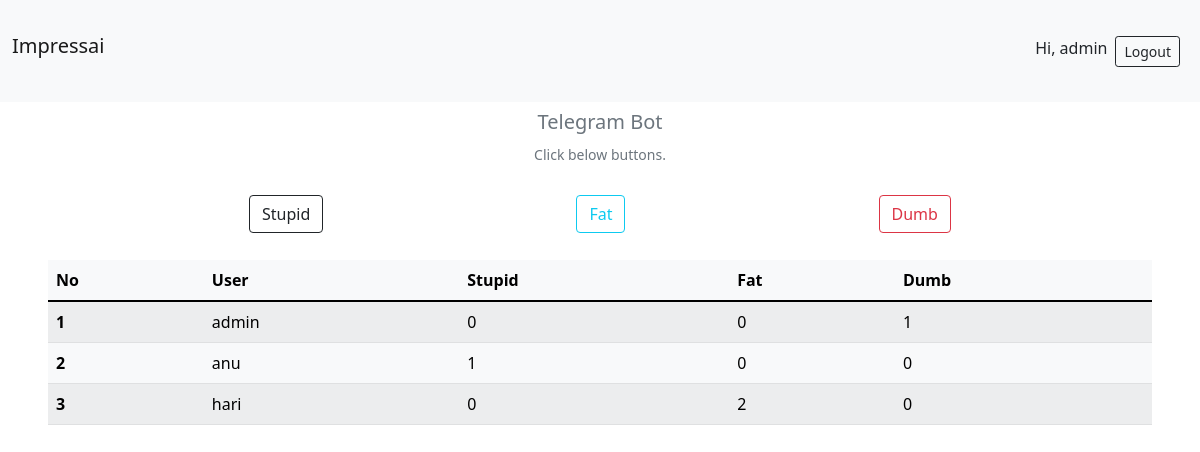
The page / (signed in) on the database as committed earlier.
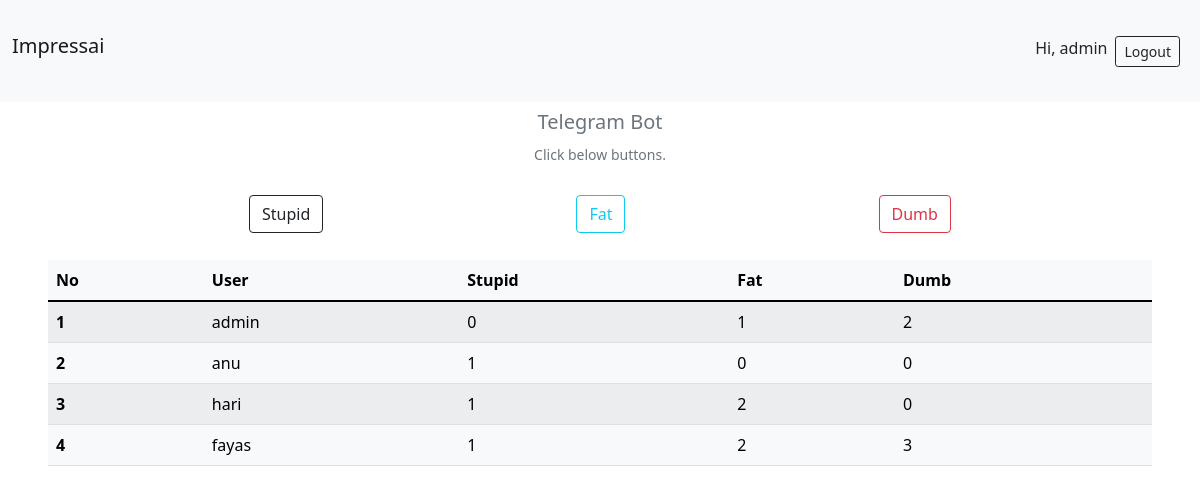
The same page on the database as committed later.
### app/models.py (models this page shows)
class JokeCount(models.Model):
    user = models.ForeignKey(User, on_delete=models.CASCADE)
    stupid = models.IntegerField(default=0)
    fat = models.IntegerField(default=0)
    dumb = models.IntegerField(default=0)

### app/views.py (the view)
# urls.py: path('', views.home, name='home'),
@login_required(login_url='login')
def home(request):
    joke_count = JokeCount.objects.all()
    return render(request,'home.html', {'joke_counts': joke_count})

### templates/home.html (shortened to what this page needs)
{% extends 'base.html' %}
{% block content %}
    <nav class="navbar navbar-expand-lg navbar-light bg-light">
        <div class="container-fluid">
        <p class="navbar-brand" href="#">Impressai</p>
        <div class="collapse navbar-collapse" id="navbarSupportedContent">
            {% if user.is_authenticated %}
            <span class="h6 mt-1 text-dark">Hi, {{ user.username }}</span>
            <a class="btn btn-outline-dark btn-sm m-2" href="{% url 'logout' %}">Logout</a>
            {% else %}
            <a href="{% url 'signup' %}" class="px-2"><h6>Signup</h6></a>
            <a href="{% url 'login' %}" class="px-2"><h6>Login</h6></a>
            {% endif %}
        </div>
    </nav>
    <h5 class="text-center text-secondary m-2">Telegram Bot</h5>
    <p class="text-center text-secondary m-2">Click below buttons.</p>
    <div class="btns_div">
        <a href="{% url 'stupid' %}"><button class="btn btn-outline-dark btn-block" onclick="alertMessage()">Stupid</button></a>
        <a href="{% url 'fat' %}"><button class="btn btn-outline-info btn-block" onclick="alertMessage()">Fat</button></a>
        <a href="{% url 'dumb' %}"><button class="btn btn-outline-danger btn-block" onclick="alertMessage()">Dumb</button></a>
    </div>
    <div class="mx-5 my-2">
        <table class="table table-striped table-hover table-light">
            <thead>
              <tr>
                <th scope="col">No</th>
                <th scope="col">User</th>
                <th scope="col">Stupid</th>
                <th scope="col">Fat</th>
                <th scope="col">Dumb</th>
              </tr>
            </thead>
            <tbody>
                {% for jk in joke_counts %}
                <tr>
                    <th scope="row">{{ forloop.counter }}</th>
                    <td>{{ jk.user }}</td>
                    <td>{{ jk.stupid }}</td>
                    <td>{{ jk.fat }}</td>
                    <td>{{ jk.dumb }}</td>
                </tr>
                {% endfor %}
            </tbody>
          </table>
    </div>
{% endblock %}

### templates/base.html (shortened to what this page needs)
<!DOCTYPE html>
<html lang="en">
<head>
    <link href="https://cdn.jsdelivr.net/npm/bootstrap@5.1.1/dist/css/bootstrap.min.css" rel="stylesheet">
</head>
<body>
    {% block content %}
    {% endblock %}
</body>
</html>

### templates/base.html (style rules this page uses)
a { text-decoration: none; padding: 4px; }
p { font-size: 14px; line-height: 26px; margin: 20px 0 30px; }
span { font-size: 12px; }
a { text-decoration:none; color: #333; font-size: 14px; margin: 15px 0; }
button { border-radius: 5px; border: 1px solid #dcdcdc; background-color: #3498db; color: #fff; font-size: 12px; padding: 6px 45px; transition: transform 80ms ease-in; }
.btns_div { display: flex; flex-wrap: wrap; align-content: center; justify-content: space-evenly; }

Rows that differ between the two databases and show on the page:
changed JokeCount "admin": fat "0" → "1"; dumb "1" → "2"
changed JokeCount "hari": stupid "0" → "1"
added JokeCount: user "fayas", stupid "1", fat "2", dumb "3"
